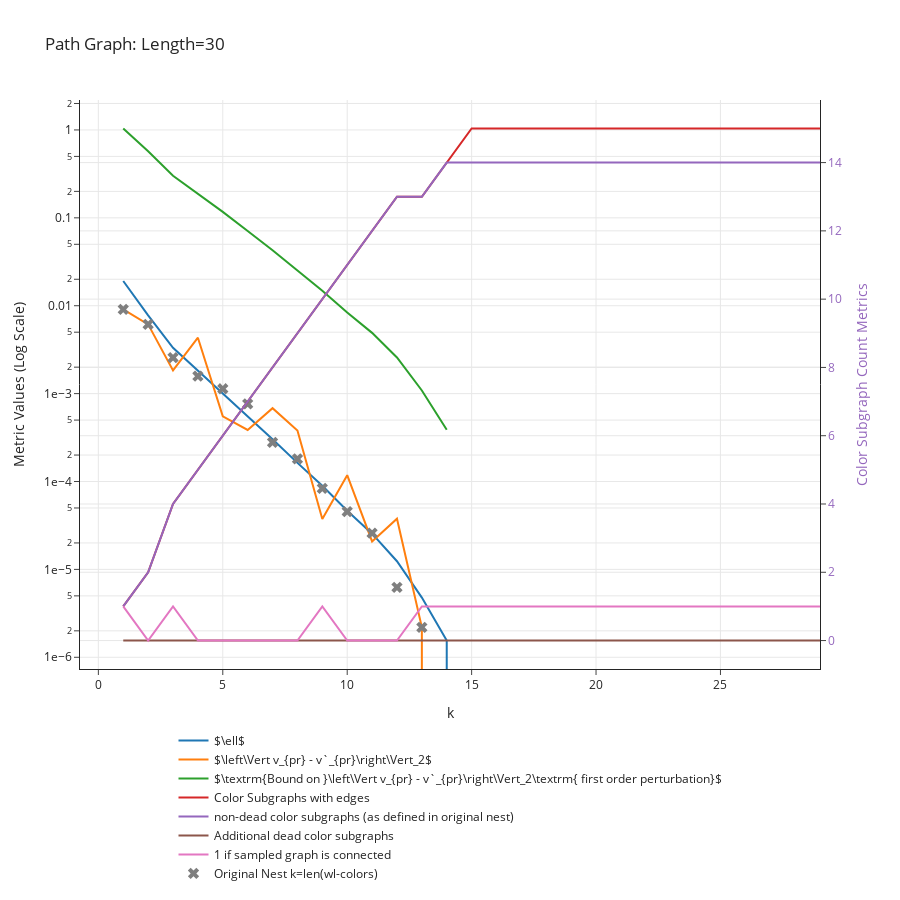

The cell this chart's notebook holds for it:
### Markdown cell above
# Worst Case: Path Graphs
- almost certain that the cases where the bound is violated are numeric errors from clustering/power iteration, can't easily increase resolution either as optimalclustering works on floats no matter what

### Code cell
n = 30  # Number of nodes for both graphs
G = nx.path_graph(n)

print("G edges", G.number_of_edges())

data_dict = get_convergence_data_of_nest(G, min_cluster_size = 1)
plot_convergence_data(data_dict, f"Path Graph: Length={n}")

### Figure 1 — Plotly figure (JSON) as saved in the notebook; plotly's stock layout.template omitted (floating-point values rounded to 4 significant figures)
{"data": [{"mode": "lines", "name": "$\\ell$", "type": "scatter", "x": [1, 2, 3, 4, 5, 6, 7, 8, 9, 10, 11, 12, 13, 14, 15, 16, 17, 18, 19, 20, 21, 22, 23, 24, 25, 26, 27, 28, 29], "y": [0.01911, 0.007787, 0.003316, 0.001826, 0.001007, 0.0005507, 0.0003029, 0.0001629, 8.937e-05, 4.64e-05, 2.55e-05, 1.239e-05, 4.778e-06, 1.55e-06, 0, 0, 0, 0, 0, 0, 0, 0, 0, 0, 0, 0, 0, 0, 0]}, {"mode": "lines", "name": "$\\left\\Vert v_{pr} - v`_{pr}\\right\\Vert_2$", "type": "scatter", "x": [1, 2, 3, 4, 5, 6, 7, 8, 9, 10, 11, 12, 13, 14, 15, 16, 17, 18, 19, 20, 21, 22, 23, 24, 25, 26, 27, 28, 29], "y": [0.009089, 0.006138, 0.001836, 0.004328, 0.0005504, 0.0003858, 0.0006836, 0.0003803, 3.745e-05, 0.0001181, 2.081e-05, 3.769e-05, 2.193e-06, 0, 0, 0, 0, 0, 0, 0, 0, 0, 0, 0, 0, 0, 0, 0, 0]}, {"mode": "lines", "name": "$\\textrm{Bound on }\\left\\Vert v_{pr} - v`_{pr}\\right\\Vert_2\\textrm{ first order perturbation}$", "type": "scatter", "x": [1, 2, 3, 4, 5, 6, 7, 8, 9, 10, 11, 12, 13, 14, 15, 16, 17, 18, 19, 20, 21, 22, 23, 24, 25, 26, 27, 28, 29], "y": [1.04, 0.571, 0.3015, 0.1892, 0.117, 0.07079, 0.04274, 0.02511, 0.01484, 0.008359, 0.004913, 0.002577, 0.001085, 0.0003884, null, null, null, null, null, null, null, null, null, null, null, null, null, null, null]}, {"mode": "lines", "name": "Color Subgraphs with edges", "type": "scatter", "x": [1, 2, 3, 4, 5, 6, 7, 8, 9, 10, 11, 12, 13, 14, 15, 16, 17, 18, 19, 20, 21, 22, 23, 24, 25, 26, 27, 28, 29], "y": [1, 2, 4, 5, 6, 7, 8, 9, 10, 11, 12, 13, 13, 14, 15, 15, 15, 15, 15, 15, 15, 15, 15, 15, 15, 15, 15, 15, 15], "yaxis": "y2"}, {"mode": "lines", "name": "non-dead color subgraphs (as defined in original nest)", "type": "scatter", "x": [1, 2, 3, 4, 5, 6, 7, 8, 9, 10, 11, 12, 13, 14, 15, 16, 17, 18, 19, 20, 21, 22, 23, 24, 25, 26, 27, 28, 29], "y": [1, 2, 4, 5, 6, 7, 8, 9, 10, 11, 12, 13, 13, 14, 14, 14, 14, 14, 14, 14, 14, 14, 14, 14, 14, 14, 14, 14, 14], "yaxis": "y2"}, {"mode": "lines", "name": "Additional dead color subgraphs", "type": "scatter", "x": [1, 2, 3, 4, 5, 6, 7, 8, 9, 10, 11, 12, 13, 14, 15, 16, 17, 18, 19, 20, 21, 22, 23, 24, 25, 26, 27, 28, 29], "y": [0, 0, 0, 0, 0, 0, 0, 0, 0, 0, 0, 0, 0, 0, 0, 0, 0, 0, 0, 0, 0, 0, 0, 0, 0, 0, 0, 0, 0], "yaxis": "y2"}, {"mode": "lines", "name": "1 if sampled graph is connected", "type": "scatter", "x": [1, 2, 3, 4, 5, 6, 7, 8, 9, 10, 11, 12, 13, 14, 15, 16, 17, 18, 19, 20, 21, 22, 23, 24, 25, 26, 27, 28, 29], "y": [1, 0, 1, 0, 0, 0, 0, 0, 1, 0, 0, 0, 1, 1, 1, 1, 1, 1, 1, 1, 1, 1, 1, 1, 1, 1, 1, 1, 1], "yaxis": "y2"}, {"marker": {"size": 10, "symbol": "x"}, "mode": "markers", "name": "Original Nest k=len(wl-colors)", "type": "scatter", "x": [1, 2, 3, 4, 5, 6, 7, 8, 9, 10, 11, 12, 13, 14, 15], "y": [0.009089, 0.006138, 0.00257, 0.001581, 0.001135, 0.0007646, 0.000279, 0.0001808, 8.37e-05, 4.543e-05, 2.589e-05, 6.249e-06, 2.193e-06, 0, 0]}], "layout": {"height": 900, "hovermode": "closest", "legend": {"orientation": "h", "x": 0.5, "xanchor": "center", "y": -0.1, "yanchor": "top"}, "title": {"text": "Path Graph: Length=30"}, "xaxis": {"title": {"text": "k"}}, "yaxis": {"exponentformat": "e", "title": {"text": "Metric Values (Log Scale)"}, "type": "log"}, "yaxis2": {"overlaying": "y", "side": "right", "tickfont": {"color": "rgba(148, 103, 189, 1)"}, "title": {"font": {"color": "rgba(148, 103, 189, 1)"}, "text": "Color Subgraph Count Metrics"}, "type": "linear"}}}
